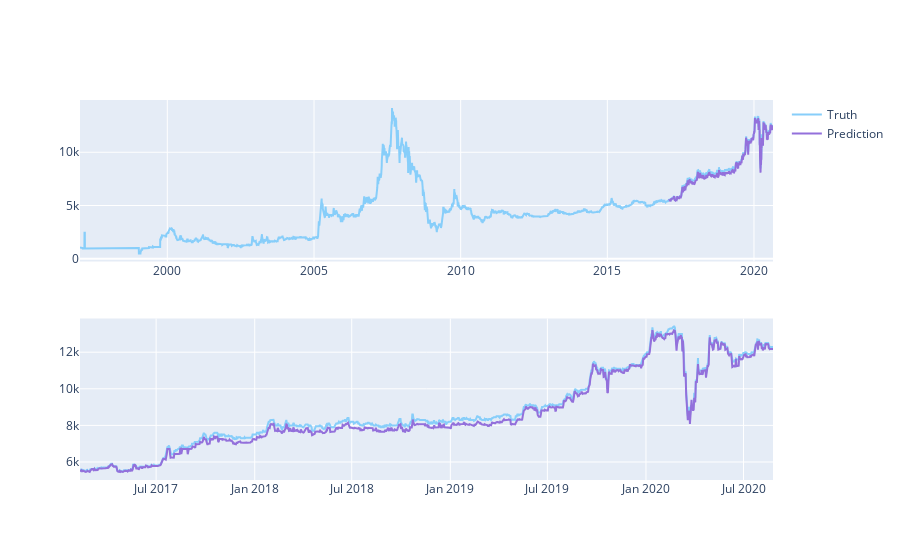

Write notebook code for a chart like this one.
### Code cell
predicted_prices = df_alk.loc[test_split_idx+1:].copy()
predicted_prices['close'] = y_pred

fig = make_subplots(rows=2, cols=1)
fig.add_trace(go.Scatter(x=df_alk.date, y=df_alk.close,
                         name='Truth',
                         marker_color='LightSkyBlue'), row=1, col=1)

fig.add_trace(go.Scatter(x=predicted_prices.date,
                         y=predicted_prices.close,
                         name='Prediction',
                         marker_color='MediumPurple'), row=1, col=1)

fig.add_trace(go.Scatter(x=predicted_prices.date,
                         y=y_test,
                         name='Truth',
                         marker_color='LightSkyBlue',
                         showlegend=False), row=2, col=1)

fig.add_trace(go.Scatter(x=predicted_prices.date,
                         y=y_pred,
                         name='Prediction',
                         marker_color='MediumPurple',
                         showlegend=False), row=2, col=1)

fig.show()

### Figure 1 — Plotly figure (JSON) as saved in the notebook; plotly's stock layout.template omitted (floating-point values rounded to 4 significant figures; data arrays with more than 128 entries replaced by an {"elided": "..."} marker saying what was removed)
{"data": [{"marker": {"color": "LightSkyBlue"}, "name": "Truth", "type": "scatter", "x": {"elided": "8630 str values"}, "xaxis": "x", "y": {"elided": "8630 int values"}, "yaxis": "y"}, {"marker": {"color": "MediumPurple"}, "name": "Prediction", "type": "scatter", "x": {"elided": "1294 str values"}, "xaxis": "x", "y": {"elided": "1294 float values"}, "yaxis": "y"}, {"marker": {"color": "LightSkyBlue"}, "name": "Truth", "showlegend": false, "type": "scatter", "x": {"elided": "1294 str values"}, "xaxis": "x2", "y": {"elided": "1294 int values"}, "yaxis": "y2"}, {"marker": {"color": "MediumPurple"}, "name": "Prediction", "showlegend": false, "type": "scatter", "x": {"elided": "1294 str values"}, "xaxis": "x2", "y": {"elided": "1294 float values"}, "yaxis": "y2"}], "layout": {"xaxis": {"anchor": "y", "domain": [0, 1]}, "xaxis2": {"anchor": "y2", "domain": [0, 1]}, "yaxis": {"anchor": "x", "domain": [0.575, 1]}, "yaxis2": {"anchor": "x2", "domain": [0, 0.425]}}}
